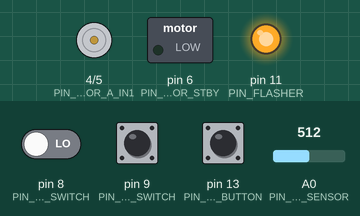
Bench run of a sketch on a simulated Arduino Uno, built with avr-gcc and run on an emulated ATmega328P. On the bench: motor-driver pin pairs drawn as motors (green arrow = first pin HIGH = forward, orange = second pin HIGH = backward, longer = more drive, scaled by the enable pin, stopped while the standby pin is LOW), switched loads named in the sketch (green lamp = pin HIGH), output pins drawn as LEDs (lit = HIGH). The test bench sets the inputs (shaded band); at power-on: pin 13 (PIN_DOOR_TOGGLE_BUTTON) LOW, pin 9 (PIN_DOOR_CLOSED_SWITCH) LOW, A0 (PIN_LIGHT_SENSOR) = 512, pin 8 (PIN_DOOR_OPENED_SWITCH) LOW.

Above: at 1.2 s.
1.3 s: pin 13 (PIN_DOOR_TOGGLE_BUTTON) pulled HIGH for 0.15 s
At 2.1 s:
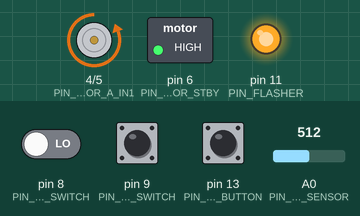
4.7 s: pin 9 (PIN_DOOR_CLOSED_SWITCH) pulled HIGH for 0.15 s
At 5.75 s:
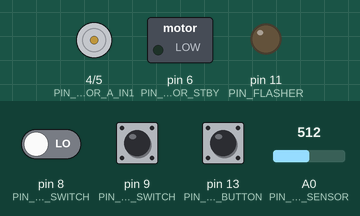
7.9 s: pin 13 (PIN_DOOR_TOGGLE_BUTTON) pulled HIGH for 1 s
At 8.25 s:
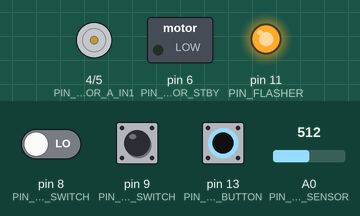
10.4 s: A0 (PIN_LIGHT_SENSOR) set to 5
13.6 s: pin 13 (PIN_DOOR_TOGGLE_BUTTON) pulled HIGH for 0.15 s
At 15.75 s:
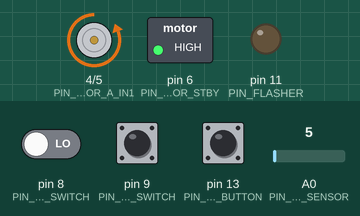
17.0 s: pin 9 (PIN_DOOR_CLOSED_SWITCH) pulled HIGH for 1 s
At 18.1 s:
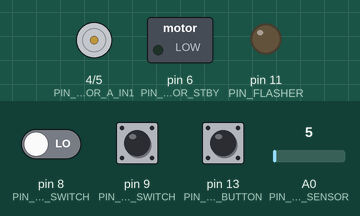
Timing chart, 0 to 20.0 s (numbered marks = the images above; inputs shaded):
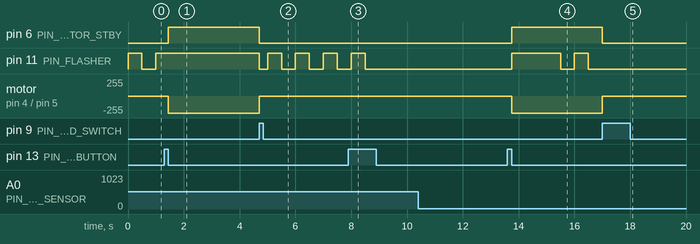

The sketch:

coop.ino
```cpp
#include "LowPower.h"
#include <avr/sleep.h>
#include <avr/power.h>
#include <avr/wdt.h>

#include "Flasher.h"
//#define DEBUG
#include "DebugUtils.h"

#include "Arduino.h"
#include <EEPROM.h>
#include "Door.h"
#include "Button.h"
#include "DaylightSensor.h"
#include "Flasher.h"
#include "LowPower.h"

// Pin number constants
const int PIN_DOOR_OPENED_SWITCH = 8; // Door open micro-switch
const int PIN_DOOR_CLOSED_SWITCH = 9; // Door closed micro-switch
const int PIN_DOOR_TOGGLE_BUTTON = 13; // Open/close door button
const int PIN_LIGHT_SENSOR = A0; // Photo resistor (analog)
const int PIN_MOTOR_STBY = 6; // Motor standby
const int PIN_MOTOR_A_PWM = 3; // Motor speed (PWM)
const int PIN_MOTOR_A_IN1 = 4; // Direction 1
const int PIN_MOTOR_A_IN2 = 5; // Direction 2
const int PIN_FLASHER = 11; // Alert LED (PWM)

// Configuration constants
const long CONFIG_DAYLIGHT_CHANGE_DELAY = 300000; // 5 min Delay (ms) to recognize that it is actually a day/night change and not just temporary
const byte CONFIG_DOOR_SPEED = 255; // Speed at which the door motor should run
const int CONFIG_DOOR_MAX_OPEN_TIME = 32000; // Milliseconds the door should be allowed to take to open
const int CONFIG_DOOR_MAX_CLOSE_TIME = 24000; // Milliseconds the door should be allowed to take to close
const long SLEEP_MODE_TIME = 120000; // Milliseconds of inactivity before starting sleep mode

Door door;
Button toggleButton;
DaylightSensor daylightSensor;
Flasher flasher;

// the setup routine runs once when you press reset:
void setup() {
  // TODO - initialize pins
	Serial.begin(9600);

	door.Init(PIN_DOOR_OPENED_SWITCH, PIN_DOOR_CLOSED_SWITCH, PIN_MOTOR_STBY, PIN_MOTOR_A_PWM, PIN_MOTOR_A_IN1, PIN_MOTOR_A_IN2, CONFIG_DOOR_SPEED, CONFIG_DOOR_MAX_OPEN_TIME, CONFIG_DOOR_MAX_CLOSE_TIME);

	door.OnMaxRun(DoorMaxRun);
	door.OnOpened(DoorOpened);
	door.OnClosed(DoorClosed);
	door.OnDoorStart(DoorStart);

	toggleButton.Init(PIN_DOOR_TOGGLE_BUTTON);
	toggleButton.OnPress(ToggleButtonPress);
	toggleButton.OnHold(ToggleButtonHold);

	daylightSensor.Init(PIN_LIGHT_SENSOR, door.IsOpened(), CONFIG_DAYLIGHT_CHANGE_DELAY);
	daylightSensor.OnChanging(DaylightSensorChanging);
	daylightSensor.OnCancelled(DaylightSensorCancelled);
	daylightSensor.OnChange(DaylightSensorChange);
	daylightSensor.OnSetLevel(DaylightSensorSetLevel);

	flasher.Init(PIN_FLASHER);
	flasher.OnPulseComplete(FlasherPulseComplete);
}

// the loop routine runs over and over again forever:
void loop()
{
	static unsigned long lastUpdateMillis = millis();
	unsigned long currentMillis = millis();

	// Run all event processors.  They will return true if something is happening
	boolean hadUpdate = false;

	hadUpdate |= door.Update();
	hadUpdate |= toggleButton.Update();
	hadUpdate |= daylightSensor.Update();
	hadUpdate |= flasher.Update();

	// Stamp time of last activity or handle overflow
	if (hadUpdate || currentMillis < lastUpdateMillis)
  {
		lastUpdateMillis = currentMillis;
  }

	// If no activity see if it has been idle for SLEEP_MODE_TIME ms
	if (!hadUpdate && (currentMillis - lastUpdateMillis) > SLEEP_MODE_TIME)
	{
		if (daylightSensor.IsDaytime())
		{
      #ifdef DEBUG
        delay(100); // Clear serial buffer
      #endif

			// If daytime we will sleep for a very short time to save battery but still be ready to process events
			LowPower.powerDown(SLEEP_500MS, ADC_OFF, BOD_OFF);
			DEBUG_PRINT("z");
      // Reset daylight sensor timing after sleeping since millis doesn't change
      daylightSensor.GetCurrentLevel(true);
		}
		else
		{
			// At nighttime set pulse flasher which will trigger longer sleep after each pulse
			flasher.SetFlash(Pulse);
		}
	}
}


// Door event handlers

void DoorMaxRun()
{
	DEBUG_PRINTLN("DoorMaxRun event.  IsOpen = " + String(door.IsOpened()) + ", IsClosed = " + String(door.IsClosed()));
	daylightSensor.Reset(!door.IsClosed());
	flasher.SetFlash(BlinkFast);
}

void DoorOpened()
{
	DEBUG_PRINTLN("DoorOpened event");
	daylightSensor.Reset(true);
	flasher.SetFlash(None);
}

void DoorClosed()
{
	DEBUG_PRINTLN("DoorClosed event");
	daylightSensor.Reset(false);
	flasher.SetFlash(None);
}

void DoorStart()
{
	// TODO - flash LED
	DEBUG_PRINTLN("DoorStart event");
	flasher.SetFlash(Solid);
}

// Toggle button event handlers
void ToggleButtonPress()
{
	boolean isOpened = door.IsOpened() || !door.IsClosed();
	door.Toggle();
	DEBUG_PRINTLN("ToggleButtonPress event");
}

void ToggleButtonHold()
{
	DEBUG_PRINTLN("ToggleButtonHold event");

	// Save the current daylight level to EEPROM
	if (door.IsOpened())
		daylightSensor.SetDayLevel();
	else if (door.IsClosed())
		daylightSensor.SetNightLevel();
}

// Daylight sensor events
void DaylightSensorChanging()
{
	DEBUG_PRINTLN("DaylightSensorChanging event");

	flasher.SetFlash(Blink);
}

void DaylightSensorCancelled()
{
	DEBUG_PRINTLN("DaylightSensorCancelled event");

    flasher.SetFlash(Revert);
}

void DaylightSensorChange(boolean isDaylight)
{
	DEBUG_PRINTLN("DaylightSensorChange event");

	if (isDaylight)
		door.Open();
	else
		door.Close();
}

void DaylightSensorSetLevel(boolean isDaytime)
{
	DEBUG_PRINTLN("DaylightSensorSetLevel event");
  int flashTime = (isDaytime) ? 2000 : 1200;
	flasher.SetFlashSequence(BlinkFast, flashTime, Revert);
}

/// FlasherPulseComplete - Thrown when the flasher completes a pulse.  Tells us it's ok to sleep for 8 seconds
void FlasherPulseComplete()
{
#ifdef DEBUG
	delay(100); // Clear serial buffer
#endif

	LowPower.powerDown(SLEEP_8S, ADC_OFF, BOD_OFF);
	DEBUG_PRINT("Z");
  // Reset daylight sensor timing after sleeping since millis doesn't change
  daylightSensor.GetCurrentLevel(true);
}
```

Button.cpp
```cpp
//#define DEBUG
#include "DebugUtils.h"

#include "Arduino.h"
#include "Button.h"

#pragma region Constants

const int BUTTON_DEBOUNCE_TIME = 100;
const int BUTTON_HOLD_MILLIS = 3000;

#pragma endregion

#pragma region Private Event Handlers

void (*_onPressFunc)();
void (*_onHoldFunc)();

#pragma endregion

#pragma region Constructor

Button::Button()
{
}

#pragma endregion

#pragma region Public Methods

/// <summary>Button::Init - Initialize Button object.</summary>
void Button::Init(int buttonPin)
{
  _buttonPin = buttonPin;

  pinMode(_buttonPin, INPUT);

  DEBUG_PRINTLN("Button Init");
}

/// <summary>Button::Update - Event processor for Button.</summary>
boolean Button::Update()
{
	boolean hasUpdate = true;
	unsigned long currentMillis = millis();

	_pressedState = digitalRead(_buttonPin) == HIGH;

	if (!_pressedState)
	{
		// Button not pressed.  See if it was pressed last time around and for how long
		if (_lastPressedState && ((currentMillis - _pressedStart) > BUTTON_DEBOUNCE_TIME))
		{
			DEBUG_PRINTLN("Let go of button.  Hold time was " + String(currentMillis - _pressedStart) + "ms");
			// User has just let go of button.  Decide if it was a press or hold and throw appropriate event
			if (_onHoldFunc && ((currentMillis - _pressedStart) > BUTTON_HOLD_MILLIS))
				_onHoldFunc();
			else if (_onPressFunc)
				_onPressFunc();
		}
		else if (_lastPressedState)
		{
			// Button press was too quick
			DEBUG_PRINTLN("Button press too short.  Ignoring...");
		}
		else
		{
			// Wasn't pressed before - nothing happened
			_pressedStart = 0;
			hasUpdate = false;
		}
	}
	else if (!_lastPressedState)
	{
		// Button pressed and wasn't pressed last update.  Save off start time for timing...
		_pressedStart = currentMillis;
		DEBUG_PRINTLN("Set _pressedStart to " + String(_pressedStart));
	}
	else // Button pressed and was also pressed last update.  Report an update so we stay awake.
		hasUpdate = true;

  _lastPressedState = _pressedState;

  return hasUpdate;
}

#pragma endregion

#pragma region Events

/// <summary>Button::OnPress - Set event handler for button press event.</summary>
void Button::OnPress(void (*onPress)())
{
  _onPressFunc = onPress;
}

/// <summary>Button::OnHold - Set event handler for button hold event.</summary>
void Button::OnHold(void (*onHold)())
{
  _onHoldFunc = onHold;
}

#pragma endregion
```

Button.h
```cpp
#ifndef _BUTTON_H
#define _BUTTON_H

#include "Arduino.h"

class Button
{
  public:
    Button();
    void Init(int buttonPin);
    boolean Update();

    // Events
    void OnPress(void (*onPress)());
    void OnHold(void (*onHold)());
  private:
    boolean _pressedState;
    boolean _lastPressedState;
    unsigned long _pressedStart;
    int _buttonPin;
};

#endif
```

DaylightSensor.cpp
```cpp
//#define DEBUG
#include "DebugUtils.h"

#include "Arduino.h"
#include "DaylightSensor.h"
#include <EEPROM.h>

#pragma region Constants

const byte DEFAULT_NIGHT_LEVEL = 15;
const byte DEFAULT_DAY_LEVEL = 80;
const int SAMPLE_TIME = 5000;

#pragma endregion

#pragma region Private Event Handlers

void (*_onChangingFunc)();
void (*_onCancelledFunc)();
void (*_onChangeFunc)(boolean isDaytime);
void (*_onSetLevelFunc)(boolean isDaytime);

#pragma endregion

#pragma region Constructor

DaylightSensor::DaylightSensor()
{
}

#pragma endregion

#pragma region Public Methods

/// <summary>DaylightSensor::Init - Initialize DaylightSensor object.</summary>
void DaylightSensor::Init(int prPin, boolean isDaytime, long delayTime)
{
  _prPin = prPin;
  _isDaytime = isDaytime;
  _dayLevel = DEFAULT_DAY_LEVEL;
  _nightLevel = DEFAULT_NIGHT_LEVEL;
  _delayTime = delayTime;

  byte savedDayLevel = EEPROM.read(0);
  byte savedNightLevel = EEPROM.read(1);

  if (savedDayLevel > savedNightLevel)
  {
	  if (savedDayLevel != 255)
		_dayLevel = savedDayLevel;

	  if (savedNightLevel != 255)
		_nightLevel = savedNightLevel;
  }

  DEBUG_PRINTLN("DaylightSensor Init: day level=" + String(_dayLevel) + ", night level=" + String(_nightLevel) + ", delay=" + String(_delayTime));
}

/// <summary>DaylightSensor::Reset - Manually reset the daylight sensor to some state.</summary>
void DaylightSensor::Reset(boolean isDaytime)
{
  _isDaytime = isDaytime;
  DEBUG_PRINTLN("After Reset: isDaytime=" + String(_isDaytime));
  _changeStart = 0;
}

/// <summary>DaylightSensor::IsDaytime - Return current daytime state.</summary>
boolean DaylightSensor::IsDaytime()
{
  return _isDaytime;
}

/// <summary>DaylightSensor::SetDayLevel - Save current light level to memory as day level.</summary>
void DaylightSensor::SetDayLevel()
{
  // Save current reading to EEPROM
  _dayLevel = _currentLevel(false);
  EEPROM.write(0, _dayLevel);
  DEBUG_PRINTLN("Saved new day level: " + String(_dayLevel));
  if (_onSetLevelFunc)
	  _onSetLevelFunc(true);
}

/// <summary>DaylightSensor::SetNightLevel - Save current light level to memory as night level.</summary>
void DaylightSensor::SetNightLevel()
{
  // Save current reading to EEPROM
  _nightLevel = _currentLevel(false);
  EEPROM.write(1, _nightLevel);
  DEBUG_PRINTLN("Saved new night level: " + String(_nightLevel));
  if (_onSetLevelFunc)
	  _onSetLevelFunc(false);
}

/// <summary>DaylightSensor::GetCurrentLevel - Get current level</summary>
byte DaylightSensor::GetCurrentLevel(boolean forceSample)
{
  return _currentLevel(forceSample);
}

/// <summary>DaylightSensor::Update - Event processor for DaylightSensor.</summary>
boolean DaylightSensor::Update()
{
	boolean hasUpdate = true;
	byte currentLevel = _currentLevel(false);


	if ((_isDaytime && (currentLevel <= _nightLevel)) || (!_isDaytime && (currentLevel >= _dayLevel)))
	{
		if (_changeStart == 0) // && ((_isDaytime && (_lastLevel > _nightLevel)) || (!_isDaytime && (_lastLevel < _dayLevel))))
		{
			DEBUG_PRINTLN("Daylight state seems to be different (day level=" + String(_dayLevel) + ", night level=" + String(_nightLevel) + ", current=" + String(currentLevel) + ")");
			// Changing since last check
			if (_onChangingFunc)
			_onChangingFunc();

			_changeStart = millis();
		}
		else if ((millis() - _changeStart) > _delayTime)
		{
      DEBUG_PRINTLN("Daylight change detected (day level=" + String(_dayLevel) + ", night level=" + String(_nightLevel) + ", current=" + String(currentLevel) + ")");
			// Change accepted
			_isDaytime = !_isDaytime;
			if (_onChangeFunc)
			_onChangeFunc(_isDaytime);
			_changeStart = 0;
		}
		// else change still pending
	}
	else if (_changeStart != 0 && ((_isDaytime && _lastLevel <= _nightLevel) || (!_isDaytime && _lastLevel >= _dayLevel)))
	{
      DEBUG_PRINTLN("Daylight change never mind... (day level=" + String(_dayLevel) + ", night level=" + String(_nightLevel) + ", current=" + String(currentLevel) + ")");
		// Change reverted
		if (_onCancelledFunc)
			_onCancelledFunc();
		_changeStart = 0;
	}
	else
		hasUpdate = false;

  _lastLevel = currentLevel;

 //DEBUG_PRINTLN("DaylightSensor::Update: isDaytime=" + String(_isDaytime) + ", _dayLevel=" + String(_dayLevel) + ", _nightLevel=" + String(_nightLevel) + ", currentLevel=" + String(currentLevel) + ")" + ", hasUpdate=" + String(hasUpdate));

  return hasUpdate;
}

#pragma endregion

#pragma region Private Methods

byte DaylightSensor::_currentLevel(boolean forceSample)
{
  static unsigned long lastSampleMillis = millis();
  static byte lastRead;
  int rawRead;

  if (forceSample || (millis() - lastSampleMillis) > SAMPLE_TIME)
  {
    lastSampleMillis = millis();
    rawRead = analogRead(_prPin);
    lastRead = (byte)map(rawRead, 0, 1023, 0, 254);
    DEBUG_PRINTLN("New daylight rawRead=" + String(rawRead) + ", sample=" + String(lastRead));
  }
  return lastRead;
}

#pragma endregion

#pragma region Events

/// <summary>DaylightSensor::OnChanging - Set event for when sensor detects start of change.</summary>
void DaylightSensor::OnChanging(void (*onChanging)())
{
  _onChangingFunc = onChanging;
}

/// <summary>DaylightSensor::OnCancelled - Set event for when detected change is cancelled.</summary>
void DaylightSensor::OnCancelled(void (*onCancelled)())
{
  _onCancelledFunc = onCancelled;
}

/// <summary>DaylightSensor::OnChange - Set event for when change is confirmed.</summary>
void DaylightSensor::OnChange(void (*onChange)(boolean isDaytime))
{
  _onChangeFunc = onChange;
}

/// <summary>DaylightSensor::OnSetLevel - Set event for when day/night light level is saved to memory.</summary>
void DaylightSensor::OnSetLevel(void (*onSetLevel)(boolean isDaytime))
{
  _onSetLevelFunc = onSetLevel;
}

#pragma endregion
```

DaylightSensor.h
```cpp
#ifndef _DAYLIGHTSENSOR_H
#define _DAYLIGHTSENSOR_H

#include "Arduino.h"

class DaylightSensor
{
  public:
    DaylightSensor();
    void Init(int prPin, boolean isDaytime, long delayTime);
    byte GetCurrentLevel(boolean forceSample);
    boolean Update();
    void Reset(boolean isDaytime);
    boolean IsDaytime();
    void SetDayLevel();
    void SetNightLevel();

    // Events
    void OnChanging(void (*onChanging)());
    void OnCancelled(void (*onCancelled)());
    void OnChange(void (*onChange)(boolean isDaytime));
	  void OnSetLevel(void (*onSetLevel)(boolean isDaytime));
  private:
    byte _currentLevel(boolean forceSample);

    byte _lastLevel;
    int _prPin;
    boolean _isDaytime;
    unsigned long _changeStart;
    byte _dayLevel;
    byte _nightLevel;
    long _delayTime;
};

#endif
```

DebugUtils.h
```cpp
#ifndef _DEBUGUTILS_H
#define _DEBUGUTILS_H

#include "Arduino.h"

#ifdef DEBUG
#define DEBUG_PRINT(str)    \
    Serial.print(str);
#define DEBUG_PRINTLN(str)    \
    Serial.println(str);
#else
#define DEBUG_PRINT(str)
#define DEBUG_PRINTLN(str)
#endif

#endif
```

Door.h
```cpp
#ifndef _DOOR_H
#define _DOOR_H

#include "Arduino.h"

class Door
{
  public:
	Door();
    void Init(int doorOpenedSwitchPin, int doorClosedSwitchPin, int motorStbyPin, int motorPwmPin, int motorIn1Pin, int motorIn2Pin, byte doorSpeed, int maxOpenTime, int maxCloseTime);
    boolean Update();
    void Open();
    void Close();
    void Toggle();
    void Stop();
    boolean IsOpened();
    boolean IsClosed();

    // Events
    void OnMaxRun(void (*onMaxRun)());
    void OnOpened(void (*onOpened)());
    void OnClosed(void (*onClosed)());
    void OnDoorStart(void (*onDoorStart)());

  private:
    enum DoorStateType {
      Idle,
      Opening,
      Closing,
      Opened,
      Closed
    };

    DoorStateType _doorState;
    DoorStateType _lastDoorState;
    unsigned long _doorRunStart;
    int _doorOpenedSwitchPin;
    int _doorClosedSwitchPin;
    int _motorStbyPin;
    int _motorPwmPin;
    int _motorIn1Pin;
    int _motorIn2Pin;
    byte _doorSpeed;
    int _maxOpenTime;
	  int _maxCloseTime;

    void _openClose(boolean openIt);
};

#endif
```

Flasher.h
```cpp
#ifndef _FLASHER_h
#define _FLASHER_h

#include "Arduino.h"

enum FlashType {
	None,
	Solid,
	Pulse,
	Blink,
	BlinkFast,
	Revert
};

class Flasher
{
 private:
	 int _ledPin;
	 FlashType _type;
	 unsigned long _flashStartTime;
	 unsigned long _flashStopTime;
	 FlashType _afterType;
	 void _writeToPin(int value);
	 FlashType _saveType;
	 int _lastValue;
 public:
	Flasher();
	void Init(int ledPin);
	boolean Update();
	void SetFlash(enum FlashType type);
	void SetFlashSequence(enum FlashType type, int time, enum FlashType afterType);
	boolean IsType(enum FlashType type);
    // Events
    void OnPulseComplete(void (*onPulseComplete)());
};

#endif
```

Source omitted: Door.cpp (5083 bytes), Flasher.cpp (3827 bytes)

Measured:
- after the input at 1.3 s, pin 6 (PIN_MOTOR_STBY): LOW → HIGH after 0.15 s; pin 11 (PIN_FLASHER): stops changing and stays HIGH; motor on pin 4 (PIN_MOTOR_A_IN1) / pin 5 (PIN_MOTOR_A_IN2): stopped → backward 255/255 after 0.15 s
- after the input at 4.7 s, pin 6 (PIN_MOTOR_STBY): HIGH → LOW at once; motor on pin 4 (PIN_MOTOR_A_IN1) / pin 5 (PIN_MOTOR_A_IN2): backward 255/255 → stopped at once
- after the input at 7.9 s, pin 11 (PIN_FLASHER): goes on until 8.5 s, then stays LOW
- after the input at 10.4 s, every drawn part: stays the same
- after the input at 13.6 s, pin 6 (PIN_MOTOR_STBY): LOW → HIGH after 0.15 s; motor on pin 4 (PIN_MOTOR_A_IN1) / pin 5 (PIN_MOTOR_A_IN2): stopped → backward 255/255 after 0.15 s
- after the input at 17.0 s, pin 6 (PIN_MOTOR_STBY): HIGH → LOW at once; pin 11 (PIN_FLASHER): stops changing and stays LOW; motor on pin 4 (PIN_MOTOR_A_IN1) / pin 5 (PIN_MOTOR_A_IN2): backward 255/255 → stopped at once
